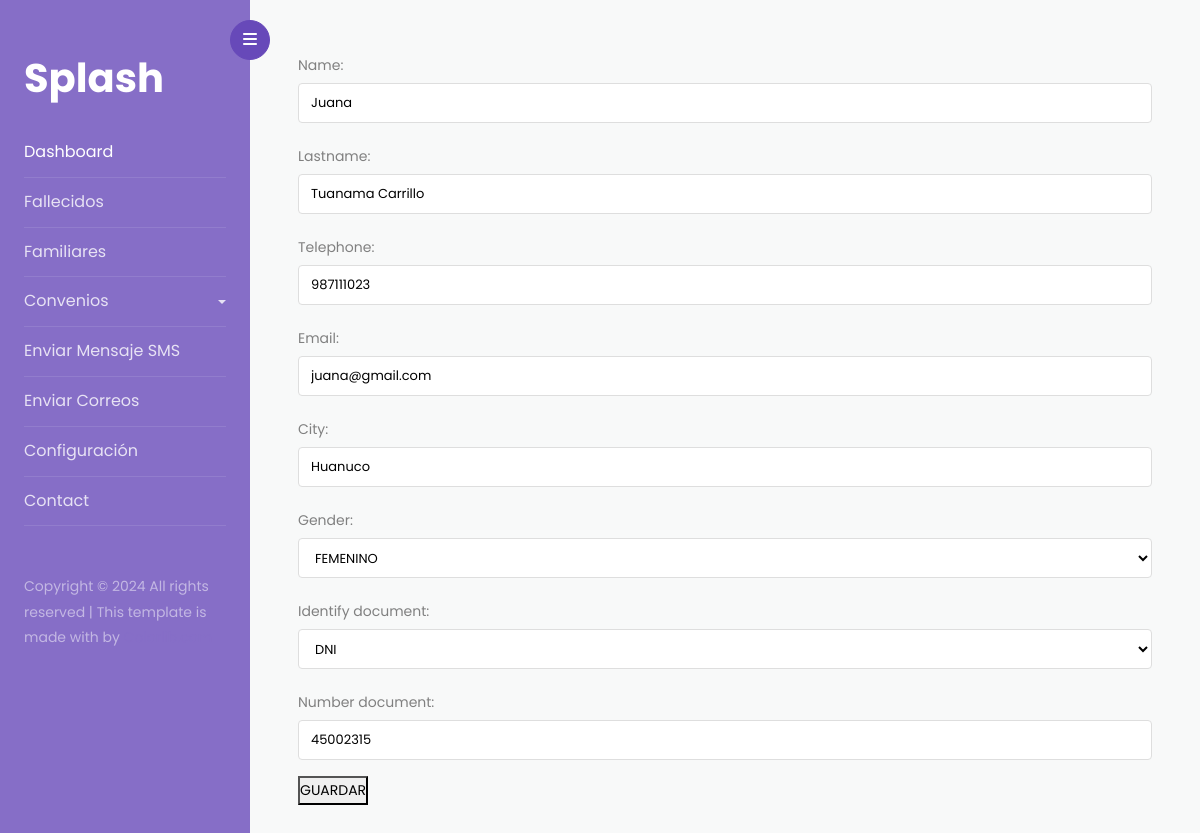
The page /familiares/update-familiares/4 on the database as committed earlier.
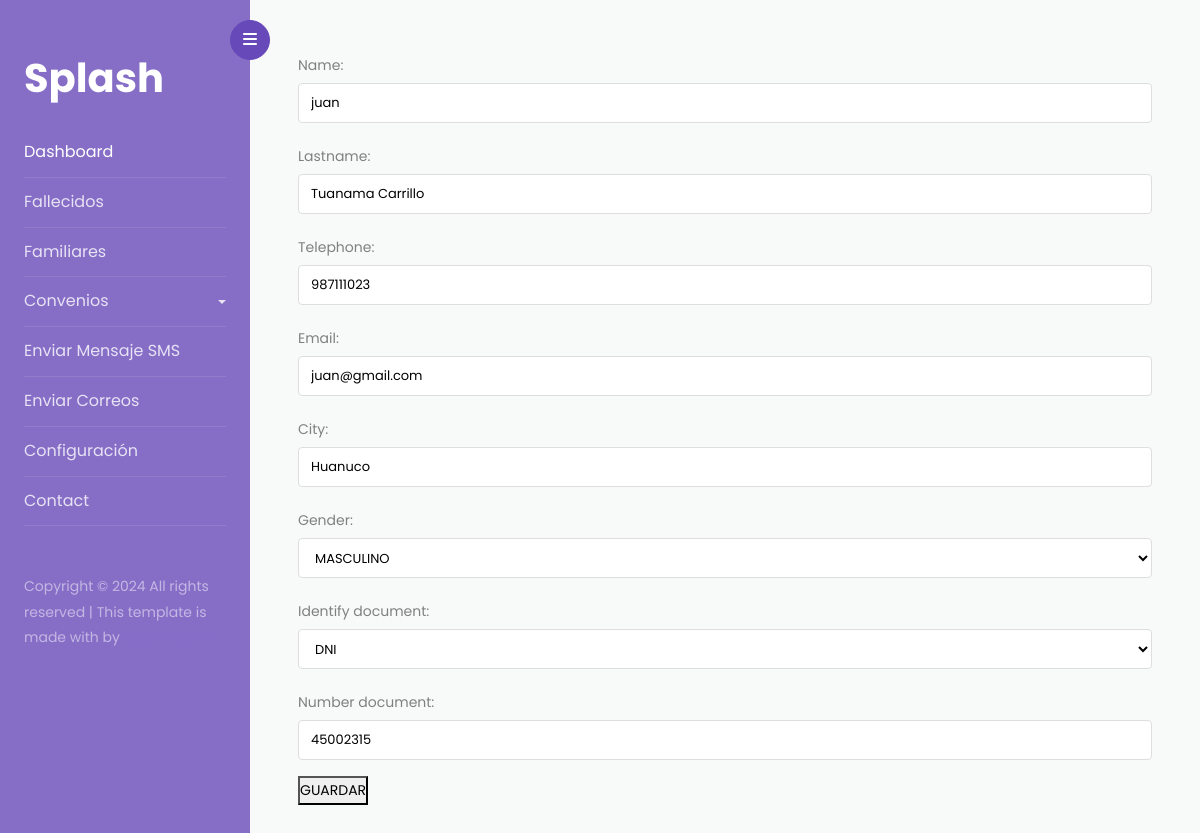
The same page on the database as committed later.
### familiares/models.py (models this page shows)
class ModelsFamiliar(models.Model):
    GENERO_FAMILIAR = [ ('M', 'MASCULINO'), ('F', 'FEMENINO')]
    DOCUMENTO_IDENTIDAD = [('DNI', 'DNI'), ('PST', 'PASAPORTE')]
    name =  models.CharField(max_length=255)
    lastname = models.CharField(max_length=255)
    telephone =  models.IntegerField()
    email =  models.EmailField(max_length=255)
    city = models.CharField(max_length=155)
    gender = models.CharField(max_length=1, choices=GENERO_FAMILIAR)
    identify_document =  models.CharField(max_length=3, choices=DOCUMENTO_IDENTIDAD)
    number_document =  models.IntegerField(null=True)
    estado =  models.BooleanField( max_length=150 ,default=True)
    date_add = models.DateTimeField(auto_now_add=True)
    date_update =  models.DateTimeField(auto_now=True)
    class Meta:
        verbose_name = 'Familiare'
        verbose_name_plural = 'Familiares'

### familiares/views.py (the view)
# urls.py: path('update-familiares/<int:pk>', FamiliarUpdate.as_view() , name='update-familiares'),
class FamiliarUpdate(UpdateView):
    model = ModelsFamiliar
    form_class = FamiliaresForms
    template_name = 'index-form-familiar.html'
    success_url =  reverse_lazy('familiares:list-familiares')

### familiares/forms.py
class FamiliaresForms(forms.ModelForm):
    class Meta:
        model = ModelsFamiliar
        fields = '__all__'
    def __init__(self, *args, **kwargs):
        super().__init__(*args, **kwargs)
        self.fields['estado'].widget =  forms.HiddenInput()
        placeholders = {
            'name': 'Nombre Completo',
            'lastname': 'Apellido',
            'telephone': 'N° de celular',
            'email': 'Ingresa tu correo electrónico',
            'city': 'Ingresa la ciudad',
            'number_document': 'Número de documento',
        }
        for field_name, field in self.fields.items():
            field.widget.attrs['class'] = 'form-control'
            if field_name in placeholders:
                field.widget.attrs['placeholder'] = placeholders[field_name]

### familiares/templates/index-form-familiar.html (shortened to what this page needs)
{% extends 'index.html' %}
{% block content %}
<form action="" method="post">
    {{ form.as_p }}
    <button type="submit">GUARDAR</button>
</form>
{% endblock %}

Rows that differ between the two databases and show on the page:
changed ModelsFamiliar "Tuanama Carrillo": name "Juana" → "juan"; email "juana@gmail.com" → "juan@gmail.com"; gender "FEMENINO" → "MASCULINO"
